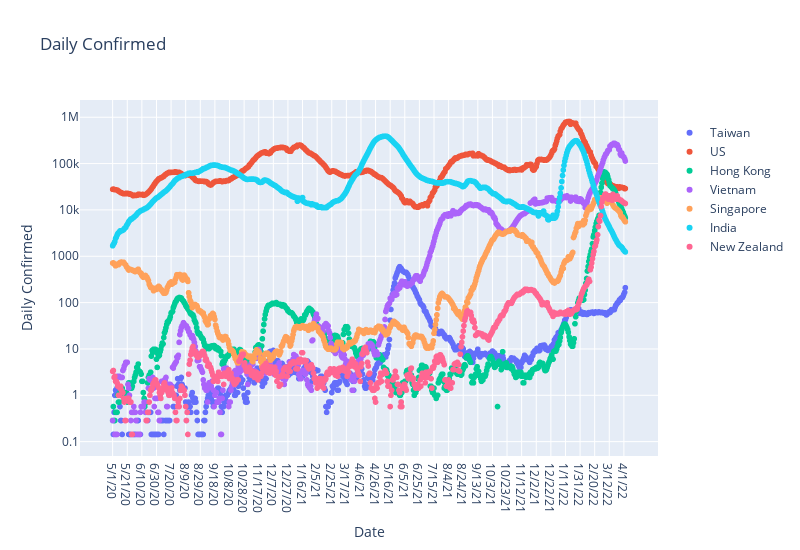

Notebook source saved alongside this figure:
### Code cell
# ,Date,Total Confirmed,Daily Confirmed,Total Deaths,Daily Deaths,Total Mortality
ploty_line('Daily Confirmed', log_plot=True)

### Figure 1 — Plotly figure (JSON) as saved in the notebook; plotly's stock layout.template omitted (floating-point values rounded to 4 significant figures; data arrays with more than 128 entries replaced by an {"elided": "..."} marker saying what was removed)
{"data": [{"hovertemplate": " =Taiwan<br>Date=%{x}<br>Daily Confirmed=%{y}<extra></extra>", "legendgroup": "Taiwan", "marker": {"color": "#636efa", "symbol": "circle"}, "mode": "markers", "name": "Taiwan", "showlegend": true, "type": "scattergl", "x": {"elided": "703 str values"}, "xaxis": "x", "y": {"elided": "703 float values"}, "yaxis": "y"}, {"hovertemplate": " =US<br>Date=%{x}<br>Daily Confirmed=%{y}<extra></extra>", "legendgroup": "US", "marker": {"color": "#EF553B", "symbol": "circle"}, "mode": "markers", "name": "US", "showlegend": true, "type": "scattergl", "x": {"elided": "703 str values"}, "xaxis": "x", "y": {"elided": "703 float values"}, "yaxis": "y"}, {"hovertemplate": " =Hong Kong<br>Date=%{x}<br>Daily Confirmed=%{y}<extra></extra>", "legendgroup": "Hong Kong", "marker": {"color": "#00cc96", "symbol": "circle"}, "mode": "markers", "name": "Hong Kong", "showlegend": true, "type": "scattergl", "x": {"elided": "703 str values"}, "xaxis": "x", "y": {"elided": "703 float values"}, "yaxis": "y"}, {"hovertemplate": " =Vietnam<br>Date=%{x}<br>Daily Confirmed=%{y}<extra></extra>", "legendgroup": "Vietnam", "marker": {"color": "#ab63fa", "symbol": "circle"}, "mode": "markers", "name": "Vietnam", "showlegend": true, "type": "scattergl", "x": {"elided": "703 str values"}, "xaxis": "x", "y": {"elided": "703 float values"}, "yaxis": "y"}, {"hovertemplate": " =Singapore<br>Date=%{x}<br>Daily Confirmed=%{y}<extra></extra>", "legendgroup": "Singapore", "marker": {"color": "#FFA15A", "symbol": "circle"}, "mode": "markers", "name": "Singapore", "showlegend": true, "type": "scattergl", "x": {"elided": "703 str values"}, "xaxis": "x", "y": {"elided": "703 float values"}, "yaxis": "y"}, {"hovertemplate": " =India<br>Date=%{x}<br>Daily Confirmed=%{y}<extra></extra>", "legendgroup": "India", "marker": {"color": "#19d3f3", "symbol": "circle"}, "mode": "markers", "name": "India", "showlegend": true, "type": "scattergl", "x": {"elided": "703 str values"}, "xaxis": "x", "y": {"elided": "703 float values"}, "yaxis": "y"}, {"hovertemplate": " =New Zealand<br>Date=%{x}<br>Daily Confirmed=%{y}<extra></extra>", "legendgroup": "New Zealand", "marker": {"color": "#FF6692", "symbol": "circle"}, "mode": "markers", "name": "New Zealand", "showlegend": true, "type": "scattergl", "x": {"elided": "703 str values"}, "xaxis": "x", "y": {"elided": "703 float values"}, "yaxis": "y"}], "layout": {"height": 550, "legend": {"title": {"text": " "}, "tracegroupgap": 0}, "showlegend": true, "title": {"text": "Daily Confirmed"}, "width": 800, "xaxis": {"anchor": "y", "domain": [0, 1], "title": {"text": "Date"}}, "yaxis": {"anchor": "x", "domain": [0, 1], "title": {"text": "Daily Confirmed"}, "type": "log"}}}
